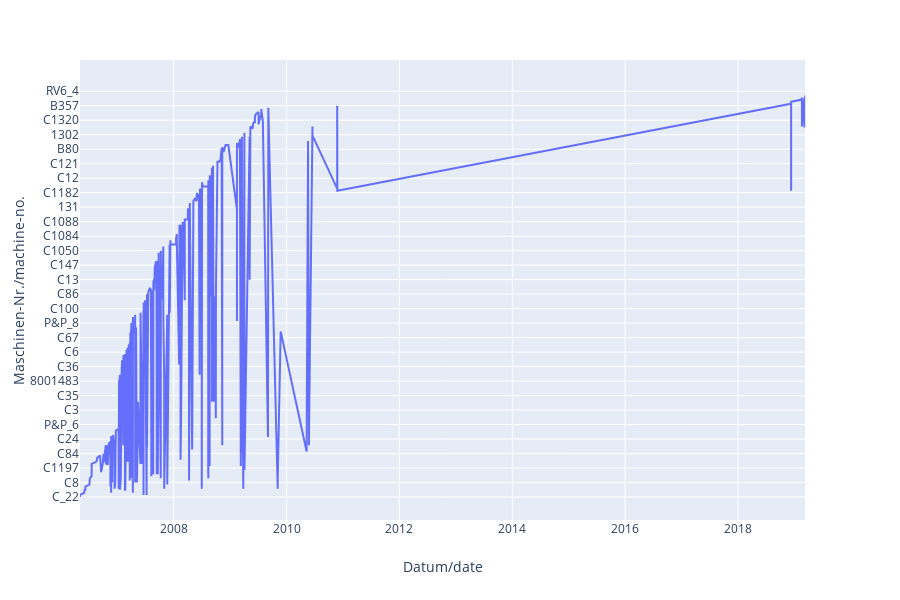

Notebook source saved alongside this figure:
### Markdown cell above
#Notes:
was machine type c4 and ca4 introduced at a later date?

combination of machine number and header number, machine number and machine type and header, 

changing the time scale x axis?

### Code cell
#machine number is unique for evry machine, so doesn't cluster unknown data
import plotly.express as px
fig=px.line(df_dt_sorted,x='Datum/date',y='Maschinen-Nr./machine-no.')
fig.show()

### Figure 1 — Plotly figure (JSON) as saved in the notebook; plotly's stock layout.template omitted (floating-point values rounded to 4 significant figures; data arrays with more than 128 entries replaced by an {"elided": "..."} marker saying what was removed)
{"data": [{"hoverlabel": {"namelength": 0}, "hovertemplate": "Datum/date=%{x}<br>Maschinen-Nr./machine-no.=%{y}", "legendgroup": "", "line": {"color": "#636efa", "dash": "solid"}, "mode": "lines", "name": "", "showlegend": false, "type": "scatter", "x": {"elided": "998 str values"}, "xaxis": "x", "y": {"elided": "998 str values"}, "yaxis": "y"}], "layout": {"height": 600, "legend": {"tracegroupgap": 0}, "margin": {"t": 60}, "xaxis": {"anchor": "y", "domain": [0, 0.98], "title": {"text": "Datum/date"}}, "yaxis": {"anchor": "x", "domain": [0, 1], "title": {"text": "Maschinen-Nr./machine-no."}}}}
